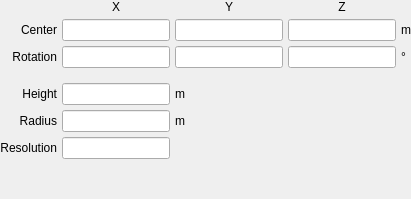
             <widget class="QWidget" name="cylinder">
              <property name="font">
               <font>
                <weight>50</weight>
                <bold>false</bold>
               </font>
              </property>
              <layout class="QGridLayout" name="gridLayout_4">
               <property name="leftMargin">
                <number>0</number>
               </property>
               <property name="topMargin">
                <number>0</number>
               </property>
               <property name="rightMargin">
                <number>0</number>
               </property>
               <property name="bottomMargin">
                <number>0</number>
               </property>
               <property name="spacing">
                <number>5</number>
               </property>
               <item row="8" column="1">
                <spacer name="verticalSpacer_5">
                 <property name="orientation">
                  <enum>Qt::Vertical</enum>
                 </property>
                 <property name="sizeHint" stdset="0">
                  <size>
                   <width>20</width>
                   <height>40</height>
                  </size>
                 </property>
                </spacer>
               </item>
               <item row="2" column="2">
                <widget class="LineEdit" name="lineedit_cylinder_rotationy">
                 <property name="font">
                  <font>
                   <weight>50</weight>
                   <bold>false</bold>
                  </font>
                 </property>
                </widget>
               </item>
               <item row="1" column="3">
                <widget class="LineEdit" name="lineedit_cylinder_centerz">
                 <property name="font">
                  <font>
                   <weight>50</weight>
                   <bold>false</bold>
                  </font>
                 </property>
                </widget>
               </item>
               <item row="2" column="0">
                <widget class="QLabel" name="label_56">
                 <property name="font">
                  <font>
                   <weight>50</weight>
                   <bold>false</bold>
                  </font>
                 </property>
                 <property name="text">
                  <string>Rotation</string>
                 </property>
                 <property name="alignment">
                  <set>Qt::AlignRight|Qt::AlignTrailing|Qt::AlignVCenter</set>
                 </property>
                </widget>
               </item>
               <item row="4" column="0">
                <widget class="QLabel" name="label_14">
                 <property name="font">
                  <font>
                   <weight>50</weight>
                   <bold>false</bold>
                  </font>
                 </property>
                 <property name="text">
                  <string>Height</string>
                 </property>
                 <property name="alignment">
                  <set>Qt::AlignRight|Qt::AlignTrailing|Qt::AlignVCenter</set>
                 </property>
                </widget>
               </item>
               <item row="5" column="1">
                <widget class="LineEdit" name="lineedit_cylinder_radius">
                 <property name="font">
                  <font>
                   <weight>50</weight>
                   <bold>false</bold>
                  </font>
                 </property>
                </widget>
               </item>
               <item row="2" column="4">
                <widget class="QLabel" name="label_197">
                 <property name="font">
                  <font>
                   <weight>50</weight>
                   <bold>false</bold>
                  </font>
                 </property>
                 <property name="text">
                  <string>°</string>
                 </property>
                </widget>
               </item>
               <item row="2" column="1">
                <widget class="LineEdit" name="lineedit_cylinder_rotationx">
                 <property name="font">
                  <font>
                   <weight>50</weight>
                   <bold>false</bold>
                  </font>
                 </property>
                </widget>
               </item>
               <item row="5" column="0">
                <widget class="QLabel" name="label_15">
                 <property name="font">
                  <font>
                   <weight>50</weight>
                   <bold>false</bold>
                  </font>
                 </property>
                 <property name="text">
                  <string>Radius</string>
                 </property>
                 <property name="alignment">
                  <set>Qt::AlignRight|Qt::AlignTrailing|Qt::AlignVCenter</set>
                 </property>
                </widget>
               </item>
               <item row="4" column="2">
                <widget class="QLabel" name="label_198">
                 <property name="font">
                  <font>
                   <weight>50</weight>
                   <bold>false</bold>
                  </font>
                 </property>
                 <property name="text">
                  <string>m</string>
                 </property>
                </widget>
               </item>
               <item row="5" column="2">
                <widget class="QLabel" name="label_199">
                 <property name="font">
                  <font>
                   <weight>50</weight>
                   <bold>false</bold>
                  </font>
                 </property>
                 <property name="text">
                  <string>m</string>
                 </property>
                </widget>
               </item>
               <item row="6" column="1">
                <widget class="LineEdit" name="lineedit_cylinder_resolution">
                 <property name="font">
                  <font>
                   <weight>50</weight>
                   <bold>false</bold>
                  </font>
                 </property>
                </widget>
               </item>
               <item row="2" column="3">
                <widget class="LineEdit" name="lineedit_cylinder_rotationz">
                 <property name="font">
                  <font>
                   <weight>50</weight>
                   <bold>false</bold>
                  </font>
                 </property>
                </widget>
               </item>
               <item row="1" column="2">
                <widget class="LineEdit" name="lineedit_cylinder_centery">
                 <property name="font">
                  <font>
                   <weight>50</weight>
                   <bold>false</bold>
                  </font>
                 </property>
                </widget>
               </item>
               <item row="1" column="0">
                <widget class="QLabel" name="label_13">
                 <property name="font">
                  <font>
                   <weight>50</weight>
                   <bold>false</bold>
                  </font>
                 </property>
                 <property name="text">
                  <string>Center</string>
                 </property>
                 <property name="alignment">
                  <set>Qt::AlignRight|Qt::AlignTrailing|Qt::AlignVCenter</set>
                 </property>
                </widget>
               </item>
               <item row="4" column="1">
                <widget class="LineEdit" name="lineedit_cylinder_height">
                 <property name="font">
                  <font>
                   <weight>50</weight>
                   <bold>false</bold>
                  </font>
                 </property>
                </widget>
               </item>
               <item row="6" column="0">
                <widget class="QLabel" name="label_16">
                 <property name="font">
                  <font>
                   <weight>50</weight>
                   <bold>false</bold>
                  </font>
                 </property>
                 <property name="text">
                  <string>Resolution</string>
                 </property>
                 <property name="alignment">
                  <set>Qt::AlignRight|Qt::AlignTrailing|Qt::AlignVCenter</set>
                 </property>
                </widget>
               </item>
               <item row="1" column="4">
                <widget class="QLabel" name="label_196">
                 <property name="font">
                  <font>
                   <weight>50</weight>
                   <bold>false</bold>
                  </font>
                 </property>
                 <property name="text">
                  <string>m</string>
                 </property>
                </widget>
               </item>
               <item row="1" column="1">
                <widget class="LineEdit" name="lineedit_cylinder_centerx">
                 <property name="font">
                  <font>
                   <weight>50</weight>
                   <bold>false</bold>
                  </font>
                 </property>
                </widget>
               </item>
               <item row="3" column="1">
                <spacer name="verticalSpacer_44">
                 <property name="orientation">
                  <enum>Qt::Vertical</enum>
                 </property>
                 <property name="sizeType">
                  <enum>QSizePolicy::Maximum</enum>
                 </property>
                 <property name="sizeHint" stdset="0">
                  <size>
                   <width>20</width>
                   <height>10</height>
                  </size>
                 </property>
                </spacer>
               </item>
               <item row="0" column="1">
                <widget class="QLabel" name="label_207">
                 <property name="font">
                  <font>
                   <weight>50</weight>
                   <bold>false</bold>
                  </font>
                 </property>
                 <property name="text">
                  <string>X</string>
                 </property>
                 <property name="alignment">
                  <set>Qt::AlignCenter</set>
                 </property>
                </widget>
               </item>
               <item row="0" column="2">
                <widget class="QLabel" name="label_208">
                 <property name="font">
                  <font>
                   <weight>50</weight>
                   <bold>false</bold>
                  </font>
                 </property>
                 <property name="text">
                  <string>Y</string>
                 </property>
                 <property name="alignment">
                  <set>Qt::AlignCenter</set>
                 </property>
                </widget>
               </item>
               <item row="0" column="3">
                <widget class="QLabel" name="label_209">
                 <property name="font">
                  <font>
                   <weight>50</weight>
                   <bold>false</bold>
                  </font>
                 </property>
                 <property name="text">
                  <string>Z</string>
                 </property>
                 <property name="alignment">
                  <set>Qt::AlignCenter</set>
                 </property>
                </widget>
               </item>
              </layout>
             </widget>
